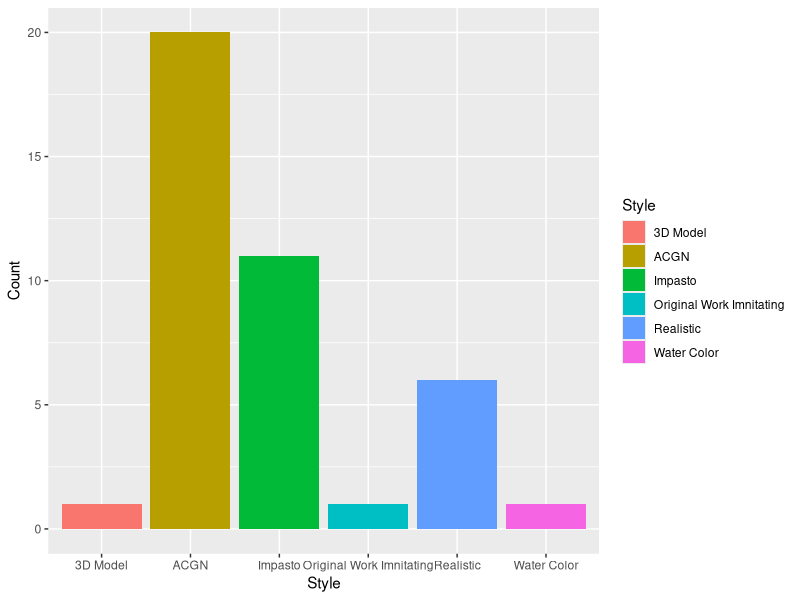
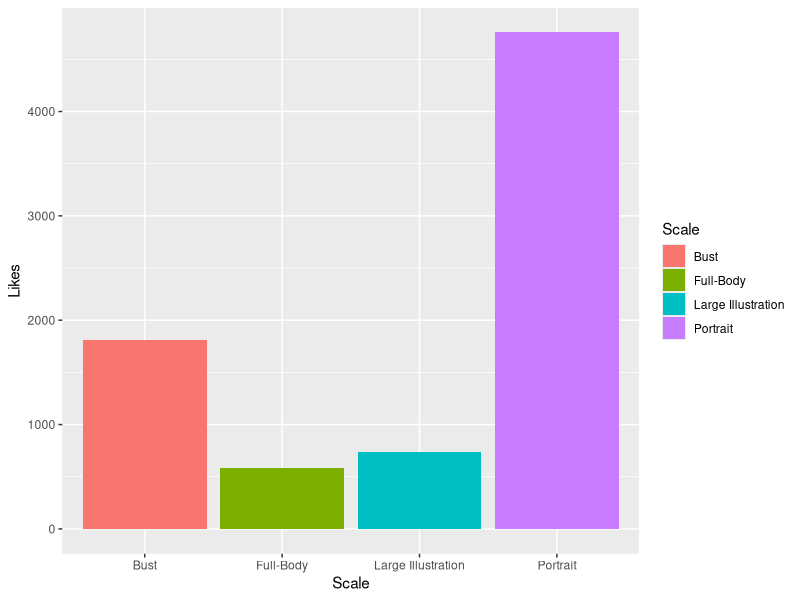

Recreate these plots in R, in order.
## ---- chunk 1
library(tidyverse)

AI_art <- read.csv("PS.csv")

head(AI_art)

## ---- chunk 2
style_counts <- AI_art %>%
  count(Style, name = "Count")
ggplot(style_counts, aes(x = Style, y = Count, fill = Style)) + geom_col() + labs(x = "Style", y = "Count")
## ---- chunk 3
ggplot(data = AI_art, mapping = aes(x = Scale, y = Likes, fill = Scale)) + geom_col()
